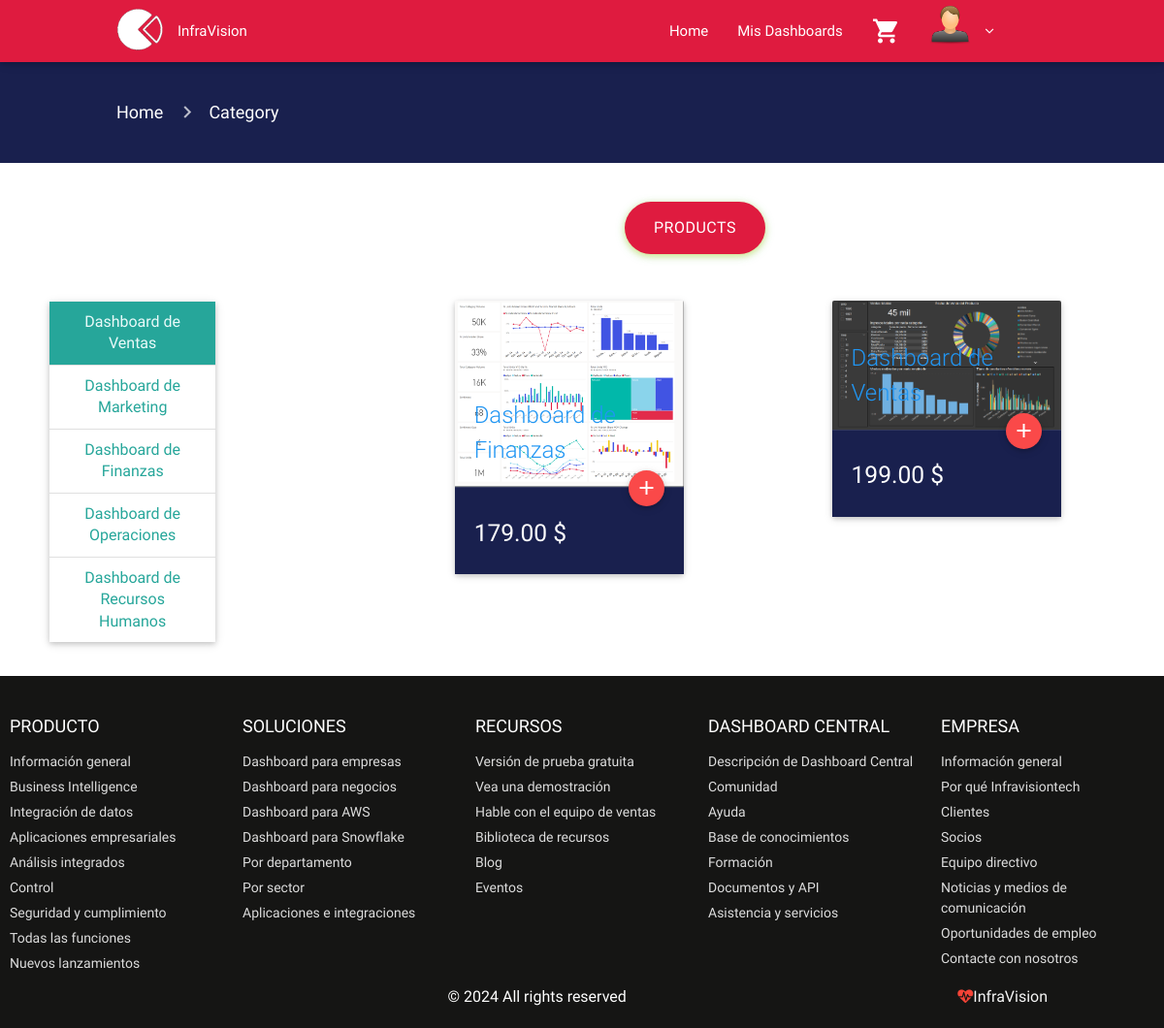
Page /category.php?id=1 (signed in) on the committed database.
### tables this page shows
CREATE TABLE `category` (
  `id` int(11) NOT NULL,
  `name` varchar(255) NOT NULL,
  `icon` varchar(255) DEFAULT NULL
);

CREATE TABLE `product` (
  `id` int(11) NOT NULL,
  `name` varchar(255) NOT NULL,
  `price` decimal(10,2) NOT NULL,
  `description` text DEFAULT NULL,
  `id_picture` int(11) DEFAULT NULL,
  `thumbnail` varchar(255) DEFAULT NULL,
  `id_category` int(11) DEFAULT NULL
);

### category.php (the view, shortened to what this page needs)
<?php
if (!isset($_SESSION['logged_in'])) {
    $nav ='includes/nav.php';
}
else {
    $nav ='includes/navconnected.php';
}
$id_category =$_GET['id'];
require 'includes/header.php';
require $nav; ?>
<div class="container-fluid product-page">
    <div class="container current-page">
        <nav>
            <div class="nav-wrapper">
                <div class="col s12">
                    <a href="index.php" class="breadcrumb">Home</a>
                    <a href="category.php?id=<?= $id_category; ?>" class="breadcrumb">Category</a>
                </div>
            </div>
        </nav>
    </div>
</div>
<div class="container-fluid category-page">
    <div class="row">
        <div class="col s12 m2 center-align cat">
            <div class="collection card">
                <?php
                include 'db.php';
                $querycategory = "SELECT id, name FROM category";
                $total = $connection->query($querycategory);
                if ($total->num_rows > 0) {
                    while($rowcategory = $total->fetch_assoc()) {
                        $id_categorydb = $rowcategory['id'];
                        $name_category = $rowcategory['name'];
                        ?>
                <a href="category.php?id=<?= $id_categorydb; ?>"
                    class='collection-item <?php if($id_categorydb == $id_category) {echo"active";} ?>'><?= $name_category; ?></a>
                <?php }} ?>
            </div>
        </div>
        <div class="col s12 m10 ">
            <div class="container content">
                <div class="center-align">
                    <button class="button-rounded btn-large waves-effect waves-light">Products</button>
                </div>
                <div class="row">
                    <?php
                    $page = isset($_GET['page']) ? (int)$_GET['page'] : 1;
                    $perpage = isset($_GET['per-page']) && $_GET['per-page'] <= 16 ? (int)$_GET['per-page'] : 16;
                    $start = ($page > 1) ? ($page * $perpage) - $perpage : 0;
                    $queryproduct = "SELECT SQL_CALC_FOUND_ROWS id, name, price, id_picture, thumbnail FROM product WHERE id_category = '{$id_category}' ORDER BY id DESC LIMIT {$start}, 16";
                    $result = $connection->query($queryproduct);
                    if ($result->num_rows > 0) {
                        while($rowproduct = $result->fetch_assoc()) {
                            $id_product = $rowproduct['id'];
                            $name_product = $rowproduct['name'];
                            $price_product = $rowproduct['price'];
                            $thumbnail_product = $rowproduct['thumbnail'];
                            ?>
                    <div class="col s12 m4">
                        <div class="card hoverable animated slideInUp wow">
                            <div class="card-image">
                                <a href="product.php?id=<?= $id_product; ?>">
                                    <img src="src/img/products/<?= $thumbnail_product; ?>" style="max-height:35vh;"></a>
                                <span class="card-title blue-text"><?= $name_product; ?></span>
                                <a href="product.php?id=<?= $id_product; ?>"
                                    class="btn-floating halfway-fab waves-effect waves-light right"><i
                                        class="material-icons">add</i></a>
                            </div>
                            <div class="card-action">
                                <div class="container-fluid">
                                    <h5 class="white-text"><?= $price_product; ?> $</h5>
                                </div>
                            </div>
                        </div>
                    </div>
                    <?php }} ?>
                </div>
            </div>
        </div>
    </div>
</div>
<?php
require 'includes/secondfooter.php';
require 'includes/footer.php'; ?>

### includes/header.php (shortened to what this page needs)
<!DOCTYPE html>
<html>
  <head>
    <head>
      <link rel="stylesheet" href="src/css/font-awesome-4.6.3/css/font-awesome.min.css">
      <link type="text/css" rel="stylesheet" href="src/css/materialize.min.css"  media="screen,projection"/>
      <link rel="stylesheet" href="src/css/animate.css-master/animate.min.css">
      <link rel="stylesheet" href="src/css/style.css">
      <link rel='stylesheet' href='src/css/nprogress.css'/>
    </head>
  <body>

### includes/navconnected.php (shortened to what this page needs)
<div class="navbar-fixed">
    <nav class="navblack">
        <div class="nav-wrapper nav-wrapper-2 container white">
            <ul class="left hide-on-med-and-down">
                <li><a href="index.php" class="brand"></a></li>
                <li><a href="index.php" class="dark-text">InfraVision</a></li>
            </ul>
            <ul class="right hide-on-med-and-down">
                <li><a href="index.php" class="dark-text">Home</a></li>
                <li><a href="dashboard.php" class="dark-text">Mis Dashboards</a></li>
                <li><a href="cart.php" class="dark-text baskett"><i class="material-icons">shopping_cart</i>
                            </a>
                </li>
                <li><a href="editprofile" class="nohover dropdown-button" class="dropdown-button"
                        data-activates="dropdown2"><img class="responsive-img" src="src/img/users/default.png"
                            style="max-height:5vh;">
                        <i class="fa fa-angle-down dark-text right"></i></a></li>
            </ul>
        </div>
    </nav>
</div>

### includes/secondfooter.php (shortened to what this page needs)
<footer>
    <div class="footer-container">
        <div class="footer-section">
            <h3>PRODUCTO</h3>
            <ul>
                <li>Información general</li>
                <li>Business Intelligence</li>
                <li>Integración de datos</li>
                <li>Aplicaciones empresariales</li>
                <li>Análisis integrados</li>
                <li>Control</li>
                <li>Seguridad y cumplimiento</li>
                <li>Todas las funciones</li>
                <li>Nuevos lanzamientos</li>
            </ul>
        </div>
        <div class="footer-section">
            <h3>SOLUCIONES</h3>
            <ul>
                <li>Dashboard para empresas</li>
                <li>Dashboard para negocios</li>
                <li>Dashboard para AWS</li>
                <li>Dashboard para Snowflake</li>
                <li>Por departamento</li>
                <li>Por sector</li>
                <li>Aplicaciones e integraciones</li>
            </ul>
        </div>
        <div class="footer-section">
            <h3>RECURSOS</h3>
            <ul>
                <li>Versión de prueba gratuita</li>
                <li>Vea una demostración</li>
                <li>Hable con el equipo de ventas</li>
                <li>Biblioteca de recursos</li>
                <li>Blog</li>
                <li>Eventos</li>
            </ul>
        </div>
        <div class="footer-section">
            <h3>DASHBOARD CENTRAL</h3>
            <ul>
                <li>Descripción de Dashboard Central</li>
                <li>Comunidad</li>
                <li>Ayuda</li>
                <li>Base de conocimientos</li>
                <li>Formación</li>
                <li>Documentos y API</li>
                <li>Asistencia y servicios</li>
            </ul>
        </div>
        <div class="footer-section">
            <h3>EMPRESA</h3>
            <ul>
                <li>Información general</li>
                <li>Por qué Infravisiontech</li>
                <li>Clientes</li>
                <li>Socios</li>
                <li>Equipo directivo</li>
                <li>Noticias y medios de comunicación</li>
                <li>Oportunidades de empleo</li>
                <li>Contacte con nosotros</li>
            </ul>
        </div>
        <div class="footer-copyright">
            <div class="container">
                © <?= Date('Y'); ?> All rights reserved
                <a class="grey-text text-lighten-4 right animated slideInUp wow" href=""><i
                        class="fa fa-heartbeat animated pulse infinite red-text"></i>InfraVision</a>
            </div>
        </div>
    </div>
</footer>

### includes/footer.php (shortened to what this page needs)
</body>
</html>

### rows in the picture
category: name "Dashboard de Ventas"
category: name "Dashboard de Marketing"
category: name "Dashboard de Finanzas"
category: name "Dashboard de Operaciones"
category: name "Dashboard de Recursos Humanos"
product: thumbnail (picture), name "Dashboard de Finanzas", price "179.00"
product: thumbnail (picture), name "Dashboard de Ventas", price "199.00"

### other values in the picture
Date('Y') "2024"
